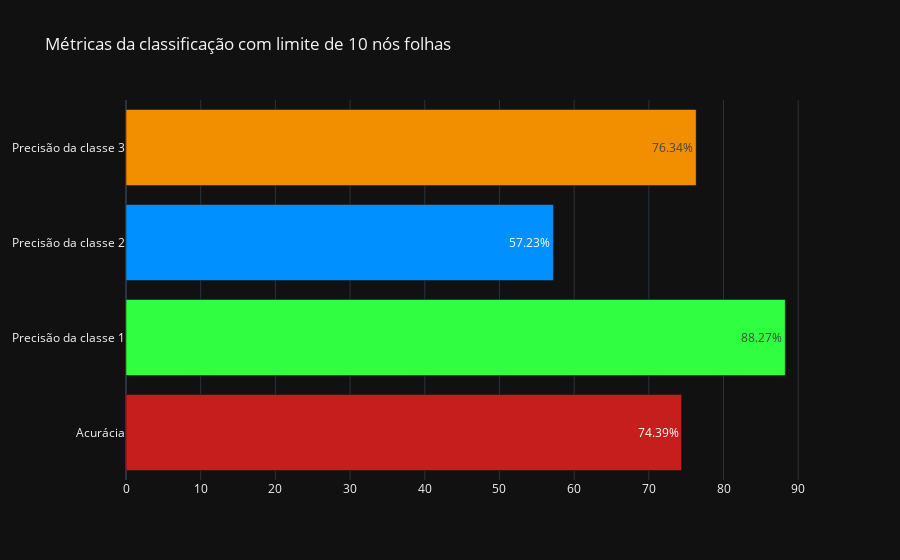

The notebook cell this image was saved under:
### Code cell
cm = confusion_matrix(y_test, y_pred)

tc1 = cm[0][0]
fc1 = cm[0][1]+cm[0][2]

tc2 = cm[1][1]
fc2 = cm[1][0]+cm[1][2]

tc3 = cm[2][2]
fc3 = cm[2][0]+cm[2][1]

accuracy = (tc1+tc2+tc3)/(tc1+fc1+tc2+fc2+tc3+fc3)
precisionc1 = (tc1)/(tc1+fc1)
precisionc2 = (tc2)/(tc2+fc2)
precisionc3 = (tc3)/(tc3+fc3)

fig = go.Figure()
labels = ['Acurácia', 'Precisão da classe 1', 
          'Precisão da classe 2', 'Precisão da classe 3']
values = ['%.2f'%(accuracy*100), '%.2f'%(precisionc1*100),
         '%.2f'%(precisionc2*100), '%.2f'%(precisionc3*100)]
colors = ['#C61D1D', '#30FF41', '#0090FF', '#F18F01']
fig.add_trace(
    go.Bar(y=labels, x=values, orientation='h', 
           text=['%.2f%%'%(float(x)) for x in values], 
           marker_color=colors,
           textposition='inside')
)


fig.update_layout(
    template='plotly_dark',
    title='Métricas da classificação com limite de 10 nós folhas',
)
# offline.plot(fig, image_filename='metrics-decision-tree-with-10-leaf-fam', image='png')
offline.iplot(fig)

### Figure 1 — Plotly figure (JSON) as saved in the notebook; plotly's stock layout.template omitted (floating-point values rounded to 4 significant figures)
{"data": [{"marker": {"color": ["#C61D1D", "#30FF41", "#0090FF", "#F18F01"]}, "orientation": "h", "text": ["74.39%", "88.27%", "57.23%", "76.34%"], "textposition": "inside", "type": "bar", "x": ["74.39", "88.27", "57.23", "76.34"], "y": ["Acurácia", "Precisão da classe 1", "Precisão da classe 2", "Precisão da classe 3"]}], "layout": {"title": {"text": "Métricas da classificação com limite de 10 nós folhas"}}}
